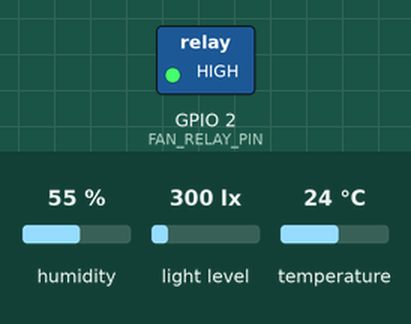
Simulated run of this sketch. Board: ESP32. Parts: switched loads named in the sketch (green lamp = pin HIGH). The inputs (shaded band) are chosen by the test bench; at power-on: temperature 24 °C, humidity 55 %, light level 300 lx. What the sketch prints to the serial monitor is not drawn.

Above: at 2.2 s.
2.3 s: temperature set to 37 °C
6.1 s: temperature set to 38.3 °C
At 7.3 s:
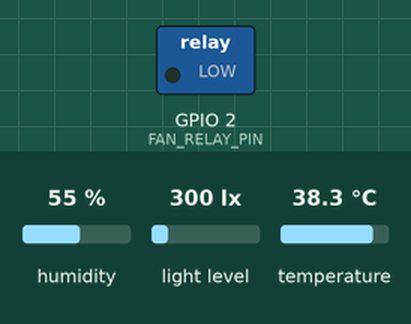
11.5 s: humidity set to 52 %
15.3 s: humidity set to 49 %
At 16.8 s:
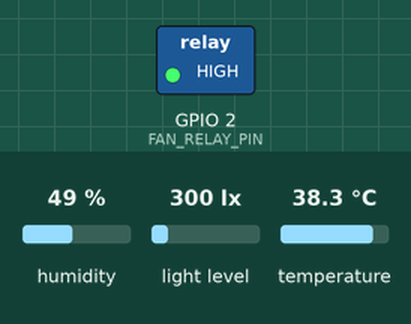
19.1 s: humidity set to 68 %
At 23.4 s:
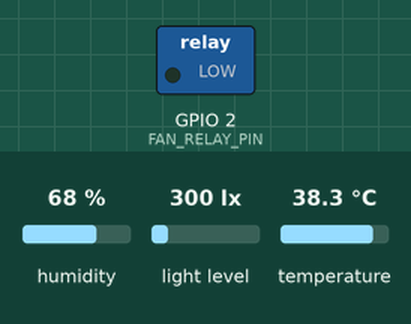
Timing chart, 0 to 24.6 s (numbered marks = the images above; inputs shaded):
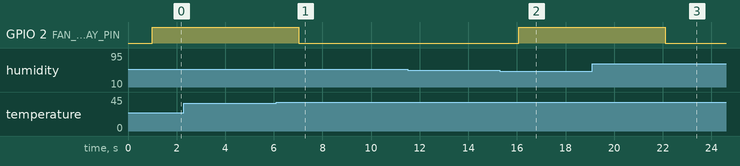

Measured:
- the behaviour switches between 37.4 and 37.5 °C on temperature (found by bisection; images 0 and 1)
- the behaviour switches between 51 and 50 % on humidity (found by bisection; images 1 and 2)
- after the input at 2.3 s, every drawn part: stays the same
- after the input at 6.1 s, GPIO 2 (FAN_RELAY_PIN): HIGH → LOW after 0.93 s
- after the input at 11.5 s, every drawn part: stays the same
- after the input at 15.3 s, GPIO 2 (FAN_RELAY_PIN): LOW → HIGH after 0.77 s
- after the input at 19.1 s, GPIO 2 (FAN_RELAY_PIN): HIGH → LOW after 3.0 s

The sketch:

sketch_bh1750_dht22_relay.ino
```cpp
#include <Wire.h>
#include <BH1750.h>
#include <DHT.h>

// ==== BH1750 Setup ====
#define SDA_PIN 14
#define SCL_PIN 15
BH1750 lightMeter;

// ==== DHT22 Setup ====
#define DHTPIN 13
#define DHTTYPE DHT22
DHT dht(DHTPIN, DHTTYPE);

// ==== Relay quạt ====
#define FAN_RELAY_PIN 2  // Chân điều khiển relay

// ==== Biến đọc dữ liệu ====
float temperature, humidity, heatIndexC;
float lux = -1;

void setup() {
  Serial.begin(115200);
  delay(1000);

  // ==== DHT22 Init ====
  dht.begin();
  Serial.println("Khởi động DHT22...");

  // ==== BH1750 Init ====
  Wire.begin(SDA_PIN, SCL_PIN);
  if (lightMeter.begin(BH1750::CONTINUOUS_HIGH_RES_MODE)) {
    Serial.println("BH1750 đã sẵn sàng.");
  } else {
    Serial.println("Lỗi khởi tạo BH1750. Kiểm tra dây nối!");
    while (1);
  }

  // ==== Relay quạt Init ====
  pinMode(FAN_RELAY_PIN, OUTPUT);
  digitalWrite(FAN_RELAY_PIN, HIGH); // Tắt quạt lúc đầu
}

void loop() {
  // Đọc nhiệt độ và độ ẩm
  humidity = dht.readHumidity();
  temperature = dht.readTemperature();
  heatIndexC = dht.computeHeatIndex(temperature, humidity, false);

  // Đọc độ sáng
  lux = lightMeter.readLightLevel();

  // Hiển thị DHT
  if (isnan(humidity) || isnan(temperature)) {
    Serial.println("Lỗi đọc từ DHT22!");
  } else {
    Serial.print("Độ ẩm: "); Serial.print(humidity); Serial.print(" %\t");
    Serial.print("Nhiệt độ: "); Serial.print(temperature); Serial.print(" °C\t");
    Serial.print("Chỉ số nhiệt: "); Serial.print(heatIndexC); Serial.println(" °C");
  }

  // Hiển thị BH1750
  if (lux >= 0) {
    Serial.print("Độ sáng: "); Serial.print(lux); Serial.println(" lux");
  } else {
    Serial.println("Không đọc được độ sáng từ BH1750.");
  }

  // ==== Điều khiển quạt ====
  if (!isnan(heatIndexC)) {
    if (heatIndexC > 50) {
      digitalWrite(FAN_RELAY_PIN, LOW);  // Bật quạt
      Serial.println("🔥 Nhiệt độ cao! Đã bật quạt.");
    } else {
      digitalWrite(FAN_RELAY_PIN, HIGH);   // Tắt quạt
      Serial.println("✅ Nhiệt độ ổn. Tắt quạt.");
    }
  }

  delay(3000);
}
```
